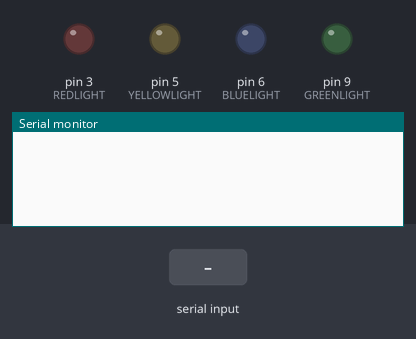
A sketch run on a simulated Arduino Uno, built with avr-gcc and run on an emulated ATmega328P. Parts: output pins drawn as LEDs (lit = HIGH), the last lines printed to the serial monitor. The test bench sets the inputs (shaded band).

Above: at 1.2 s.
1.3 s: "90 45 200\n" received over Serial
At 2.5 s:
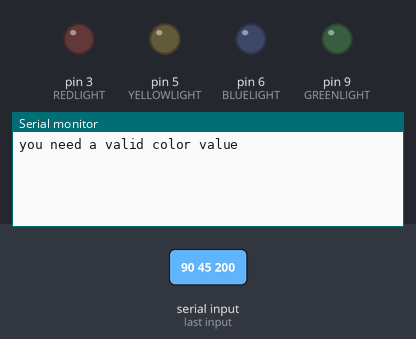
2.8 s: "90 45\n" received over Serial
At 3.8 s:
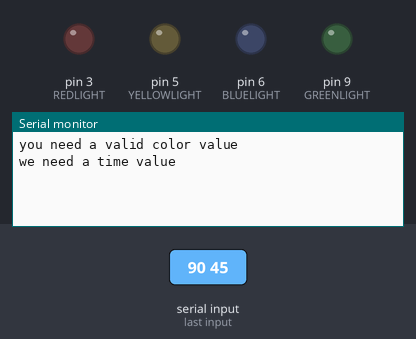
4.3 s: "5\n" received over Serial
At 4.8 s:
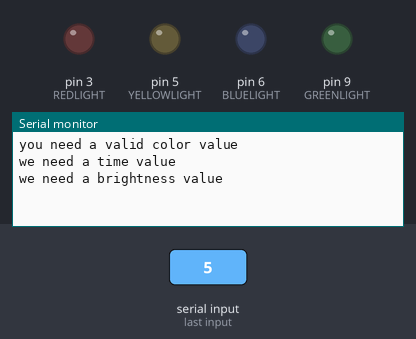

Measured:
- after the input at 1.3 s, the serial monitor: prints a new line at once (image 1)
- after the input at 2.8 s, the serial monitor: prints a new line at once (image 2)
- after the input at 4.3 s, the serial monitor: prints a new line at once (image 3)

The sketch:

SerialColorInput.ino
```cpp
// first checks what light to turn on
// then checks how bright
// then checks for how long to keep on

const int REDLIGHT = 3;

const int GREENLIGHT = 9;

const int YELLOWLIGHT = 5;

const int BLUELIGHT = 6;

unsigned long RedTime;

unsigned long BlueTime;

unsigned long GreenTime;

unsigned long YellowTime;


// justs sets up the pins and Serial
void setup() {
  // put your setup code here, to run once:
  pinMode(REDLIGHT, OUTPUT);
  pinMode(GREENLIGHT, OUTPUT);
  pinMode(YELLOWLIGHT, OUTPUT);
  pinMode(BLUELIGHT, OUTPUT);
  Serial.begin(9600);
  RedTime = 0;
  BlueTime = 0;
  GreenTime = 0;
  YellowTime = 0;
}

void loop() {
  // put your main code here, to run repeatedly:
  if (Serial.available() > 0) {
      String readValue = Serial.readStringUntil('\n');
      if (readValue.indexOf(' ') == -1) {
        Serial.println("we need a brightness value");
      } else {
        String readLight = readValue.substring(0, readValue.indexOf(' '));
        String sub = readValue.substring(readValue.indexOf(' ') + 1, readValue.length());
        readValue = sub;
        if (readValue.length() <= 0 || readValue.indexOf(' ') == -1) {
          Serial.println("we need a time value");
        } else {
          String readBrightness = readValue.substring(0, readValue.indexOf(' '));
          String readTime = readValue.substring(readValue.indexOf(' ') + 1);
          int ledValue = readLight.toInt();
          if (ledValue != REDLIGHT && ledValue != BLUELIGHT && ledValue != YELLOWLIGHT && ledValue != GREENLIGHT) {
            Serial.println("you need a valid color value");
          } else {
            int brightnessAmount = readBrightness.toInt();
            brightnessAmount = constrain(brightnessAmount, 0, 255);
            int timeAmount = readTime.toInt();
            timeAmount = constrain(timeAmount, 0, 10000);
            Serial.println(ledValue);
            Serial.println(brightnessAmount);
            analogWrite(ledValue, brightnessAmount);
            if (ledValue == REDLIGHT) {
              RedTime = millis() + timeAmount;
            } else if (ledValue == BLUELIGHT) {
              BlueTime = millis() + timeAmount;
            } else if (ledValue == YELLOWLIGHT) {
              YellowTime = millis() + timeAmount;
              Serial.println(timeAmount);
            } else {
              GreenTime = millis() + timeAmount;
            }
          }
        }
      }
    }
  if (millis() > RedTime) {
    analogWrite(REDLIGHT, 0);
  }
  if (millis() > BlueTime) {
     analogWrite(BLUELIGHT, 0);
  }
  if (millis() > GreenTime) {
     analogWrite(GREENLIGHT, 0);
  }
  if (millis() > YellowTime) {
     analogWrite(YELLOWLIGHT, 0);
  }
}
```
